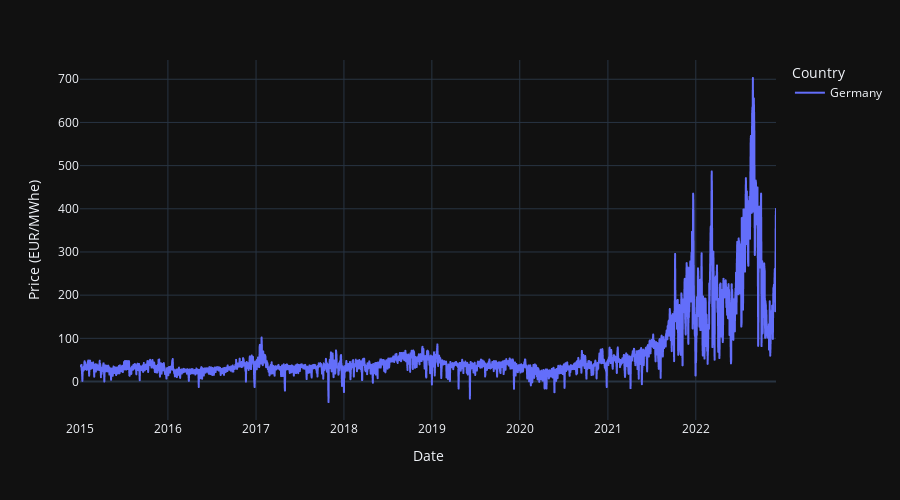

Notebook code for this chart:
### Code cell
df =  df[df['Country'] == 'Germany'] # show only data for Germany
fig = px.line(df, 
    x=df['Date'],
    y=df['Price (EUR/MWhe)'],
    color=df['Country'],
    height=500, 
    width=900,
    template='plotly_dark'
    )  # charts the data
fig.show() # chart daily the data

# # create map chart
# map_fig = px.scatter_geo(df,
#                         locations='iso_alpha',
#                         projection='orthographic',
#                         color='continent',
#                         opacity=0.8,
#                         hover_name='country',
#                         hover_data=['lifeExp', 'pop', 'year']
# )
# map_fig.show()

### Figure 1 — Plotly figure (JSON) as saved in the notebook; plotly's stock layout.template omitted (floating-point values rounded to 4 significant figures; data arrays with more than 128 entries replaced by an {"elided": "..."} marker saying what was removed)
{"data": [{"hovertemplate": "Country=Germany<br>Date=%{x}<br>Price (EUR/MWhe)=%{y}<extra></extra>", "legendgroup": "Germany", "line": {"color": "#636efa", "dash": "solid"}, "marker": {"symbol": "circle"}, "mode": "lines", "name": "Germany", "showlegend": true, "type": "scattergl", "x": {"elided": "2891 str values"}, "xaxis": "x", "y": {"elided": "2891 float values"}, "yaxis": "y"}], "layout": {"height": 500, "legend": {"title": {"text": "Country"}, "tracegroupgap": 0}, "margin": {"t": 60}, "width": 900, "xaxis": {"anchor": "y", "domain": [0, 1], "title": {"text": "Date"}}, "yaxis": {"anchor": "x", "domain": [0, 1], "title": {"text": "Price (EUR/MWhe)"}}}}
